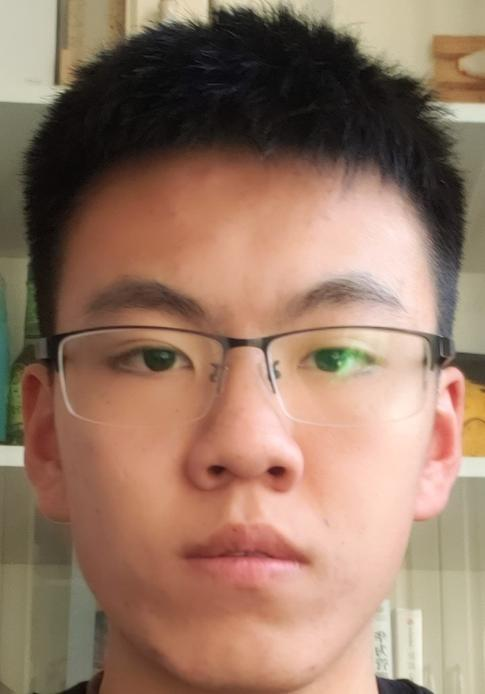
#> input picture FacialRecognition/DriverFaces/liuzhiyu.jpg, 485 x 694 px
$ python FacialRecognition.py
#> lines starting #> are read from the running program, lines starting #| are printed output that depends on the picture
# 1950083 自动化 刘智宇
import os
import cv2 as cv
import numpy as np

"""
name:
functional:
inputs:
outputs:
"""
def train_recognizer(faces_dir, detector, whether_train=True):
    print("开始训练 Driver Recognizer")
    idxs, faces, labels = get_image_and_label(faces_dir=faces_dir, detector=detector)
    if whether_train:
        recognizer = cv.face.LBPHFaceRecognizer_create()  # LBPH不受光照影响（EigenFaces、FisherFaces、LBPH）
        recognizer.train(faces, np.array(idxs))
        recognizer.write(r"driver_recognizer.yml")
    print("Driver Recognizer保存完成")
    return idxs, faces, labels

def get_image_and_label(faces_dir, detector):
#> called with faces_dir = 'DriverFaces'
    idxs = []
    faces = []  # 驾驶员人脸列表
    labels = []  # 驾驶员信息列表
    faces_paths_list = []  # 驾驶员人脸图片路径

    print("读取到以下图片")
    for idx, imgname in enumerate(os.listdir(faces_dir)):
        idxs.append(idx)
        labels.append(imgname)
        faces_paths_list.append(os.path.join(faces_dir, imgname))
        print(faces_paths_list[idx])
#> pass 2 of the loop in get_image_and_label, `for idx, imgname in enumerate(os.listdir(faces_dir)):`:
#> pass 3 of the loop in get_image_and_label, `for idx, imgname in enumerate(os.listdir(faces_dir)):`:
#> the loop made 4 passes; the first 3 are shown

    for idx, face_path in enumerate(faces_paths_list):
        image = cv.imread(filename=face_path, flags=cv.IMREAD_GRAYSCALE)
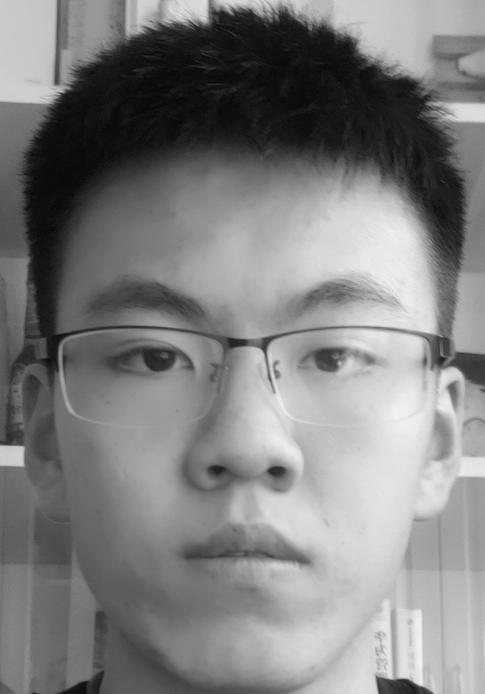
#> image: shape (694, 485); min 5, max 244, mean 127.4
        faces_pos = detector.detectMultiScale(image)
#> faces_pos = [[38, 187, 413, 413]]
        face_pos = faces_pos[0]
#> face_pos = [38, 187, 413, 413]
        x = face_pos[0]; y = face_pos[1]; w = face_pos[2]; h = face_pos[3]
#> after `x = face_pos[0]`: x = 38
#> after `y = face_pos[1]`: y = 187
#> after `w = face_pos[2]`: w = 413
#> after `h = face_pos[3]`: h = 413

        face_cut = image[y: y + h, x: x + w]
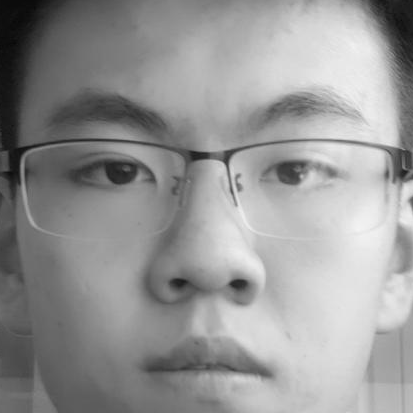
#> face_cut: shape (413, 413); min 8, max 244, mean 149.2
        face_unify = cv.resize(src=face_cut, dsize=[224, 224])
        faces.append(face_unify)
#> pass 2 of the loop in get_image_and_label, `for idx, face_path in enumerate(faces_paths_list):`:
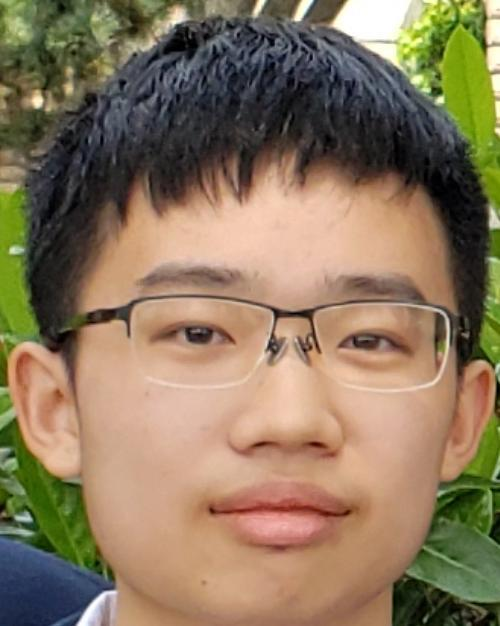
#> input picture FacialRecognition/DriverFaces/qiuyuchen.jpg, 500 x 626 px
#> in get_image_and_label, `image = cv.imread(filename=face_path, flags=cv.IMREAD_GRAYSCALE)`:
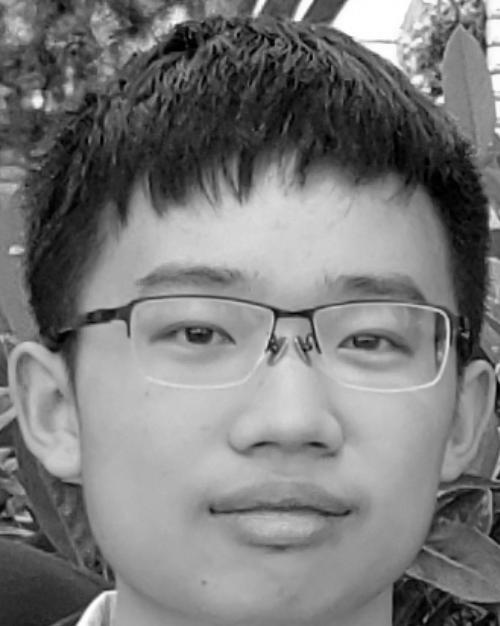
#> image: shape (626, 500); min 0, max 255, mean 122.4
#> in get_image_and_label, `faces_pos = detector.detectMultiScale(image)`: faces_pos = [[67, 181, 409, 409]]
#> in get_image_and_label, `face_pos = faces_pos[0]`: face_pos = [67, 181, 409, 409]
#> in get_image_and_label, `x = face_pos[0]`: x = 67
#> in get_image_and_label, `y = face_pos[1]`: y = 181
#> in get_image_and_label, `w = face_pos[2]`: w = 409
#> in get_image_and_label, `face_cut = image[y: y + h, x: x + w]`:
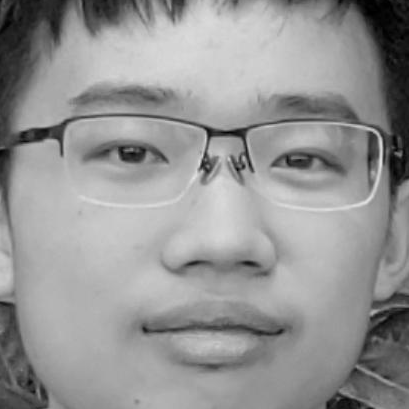
#> face_cut: shape (409, 409); min 0, max 229, mean 148.3
#> pass 3 of the loop in get_image_and_label, `for idx, face_path in enumerate(faces_paths_list):`:
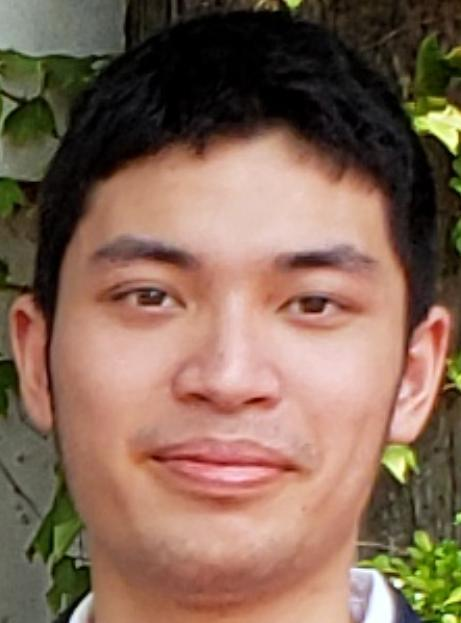
#> input picture FacialRecognition/DriverFaces/yangyuanrui.jpg, 461 x 623 px
#> in get_image_and_label, `image = cv.imread(filename=face_path, flags=cv.IMREAD_GRAYSCALE)`:
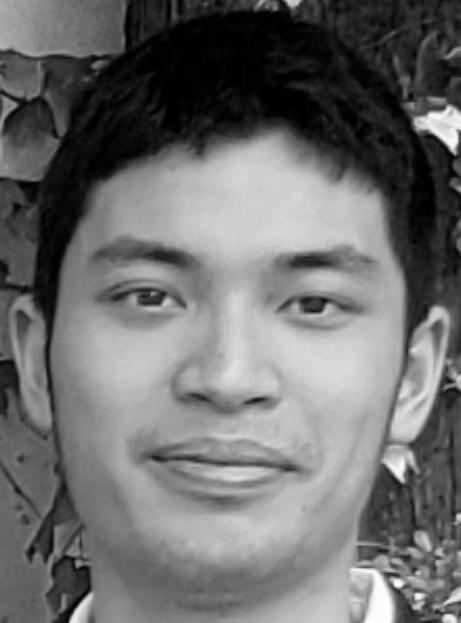
#> image: shape (623, 461); min 0, max 255, mean 109.7
#> in get_image_and_label, `faces_pos = detector.detectMultiScale(image)`: faces_pos = [[51, 154, 361, 361]]
#> in get_image_and_label, `face_pos = faces_pos[0]`: face_pos = [51, 154, 361, 361]
#> in get_image_and_label, `x = face_pos[0]`: x = 51
#> in get_image_and_label, `y = face_pos[1]`: y = 154
#> in get_image_and_label, `w = face_pos[2]`: w = 361
#> in get_image_and_label, `face_cut = image[y: y + h, x: x + w]`:
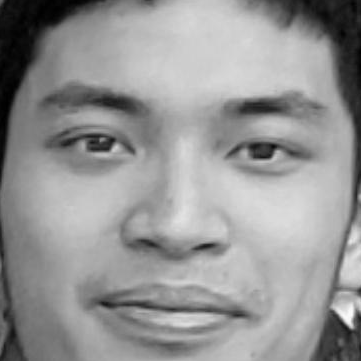
#> face_cut: shape (361, 361); min 0, max 250, mean 148.7
#> the loop made 4 passes; the first 3 are shown
        # print(idx, face_unify.shape)

    return idxs, faces, labels


"""
name:
functional:
inputs:
outputs:
"""
def use_recognizer(recognizer, detector, labels):
    camera = cv.VideoCapture(0)
    if not camera.isOpened():
        print("Can't open the camera.")
        exit(-1)
    print("Camera is open.")
    while True:
        ret, frame = camera.read()
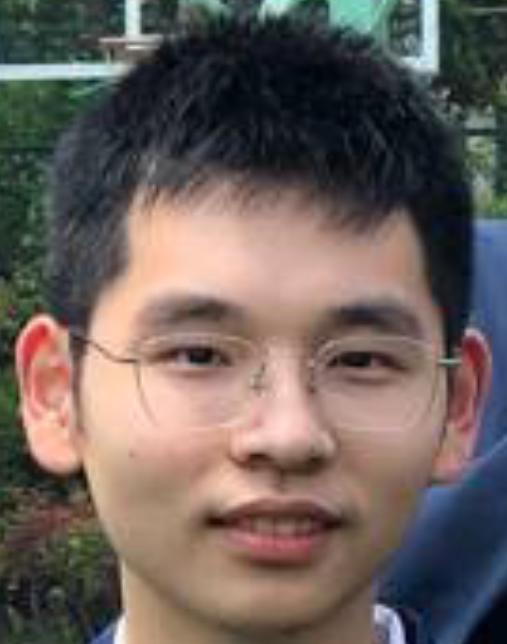
#> input picture FacialRecognition/DriverFaces/zhuzhengyu.jpg, 507 x 644 px, given in place of the camera
#> frame is the input picture: shape (644, 507, 3); mean B, G, R 91.6, 96.3, 107.9
        if not ret:
            print("Can't receive the frame.")
            break
        frame_gray = cv.cvtColor(src=frame, code=cv.COLOR_BGR2GRAY)
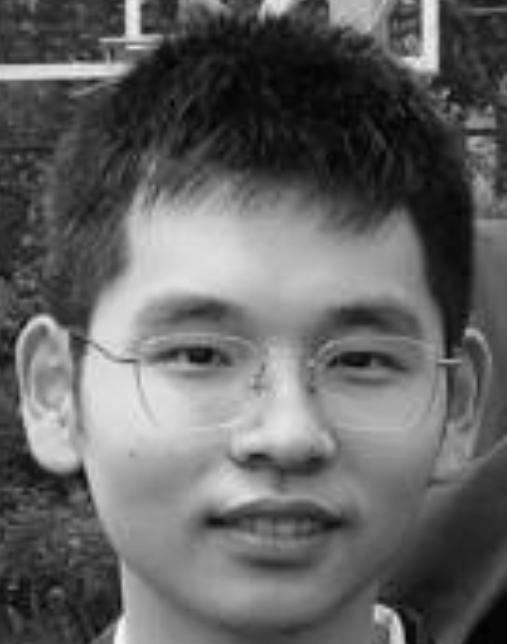
#> frame_gray: shape (644, 507); min 1, max 252, mean 99.2
        faces_pos = detector.detectMultiScale(image=frame_gray)
#> faces_pos = [[77, 203, 393, 393]]
        face_pos = faces_pos[0]
#> face_pos = [77, 203, 393, 393]
        x = face_pos[0]; y = face_pos[1]; w = face_pos[2]; h = face_pos[3]
#> after `x = face_pos[0]`: x = 77
#> after `y = face_pos[1]`: y = 203
#> after `w = face_pos[2]`: w = 393
#> after `h = face_pos[3]`: h = 393
        face_cut_gray = frame_gray[y: y + h, x: x + w]
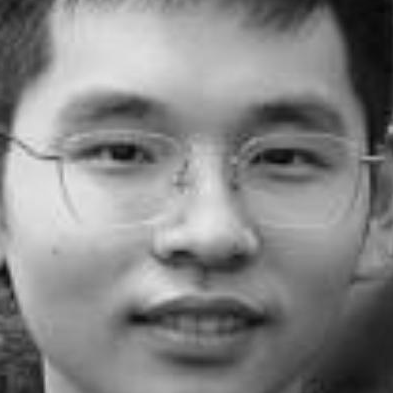
#> face_cut_gray: shape (393, 393); min 6, max 230, mean 132.3
        face_cut_gray_unify = cv.resize(src=face_cut_gray, dsize=(224, 224))
        cv.imshow("test_camera", face_cut_gray_unify)

        idx, confidence = recognizer.predict(face_cut_gray_unify)
#> idx = 4; confidence = 0.273
#> (the run stopped early here; a loop or call above may not have finished)
